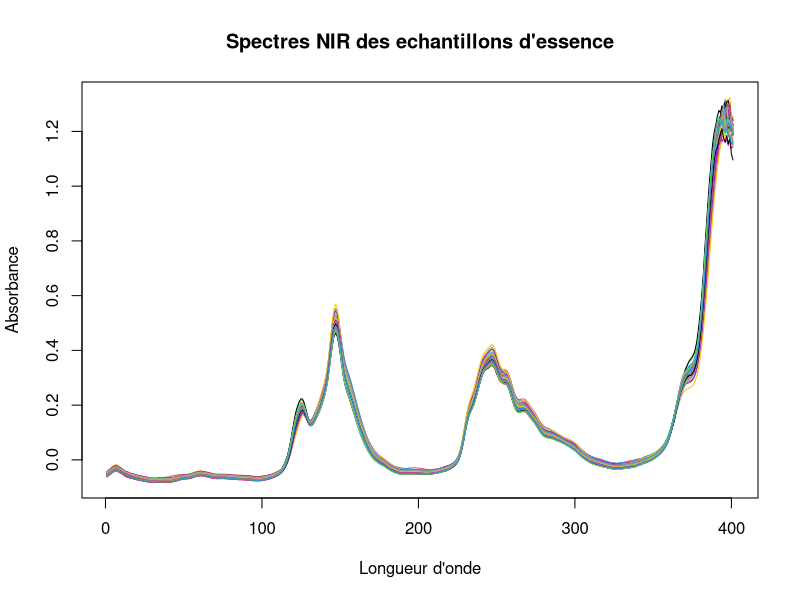
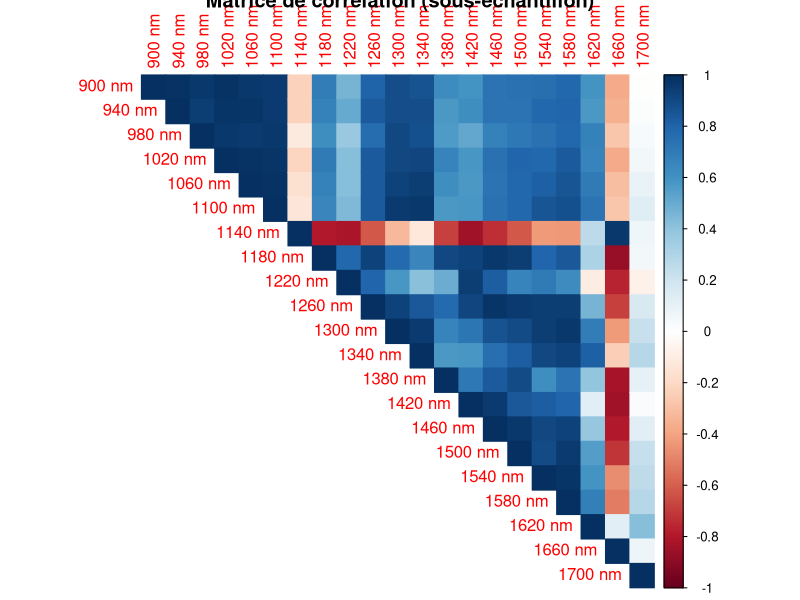
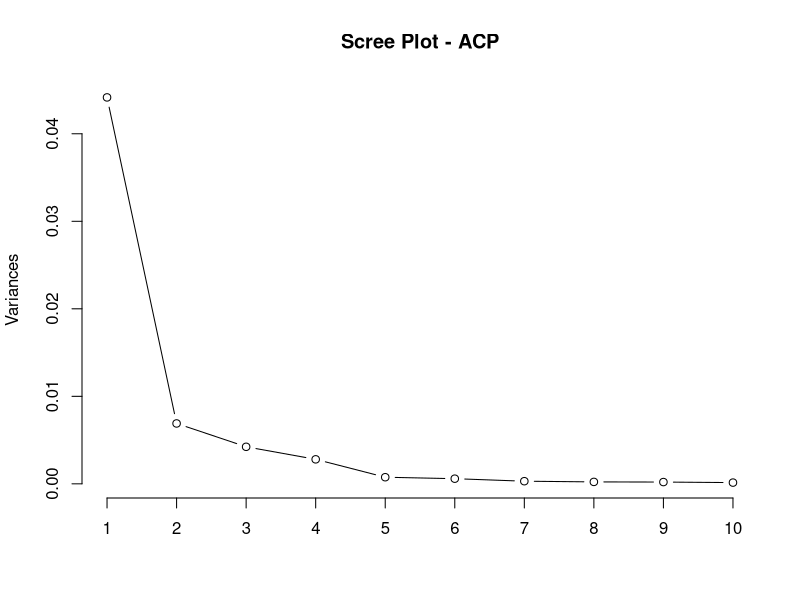
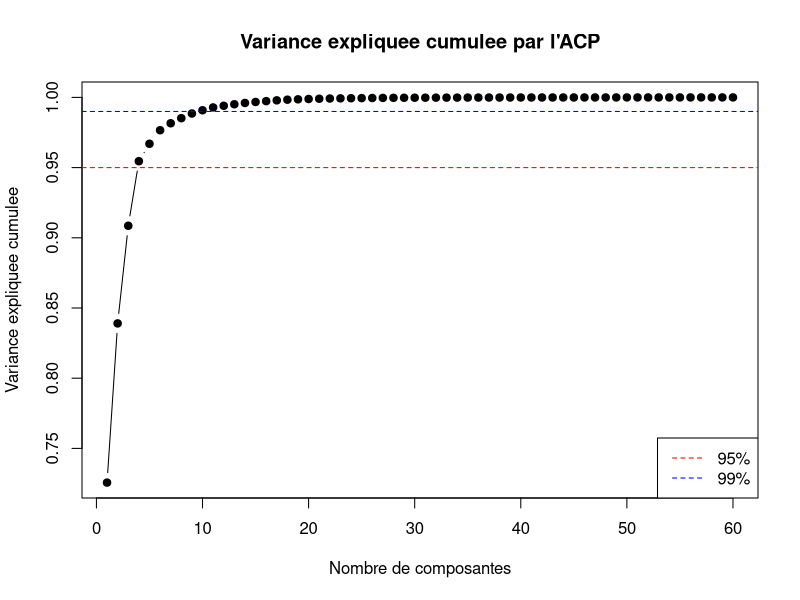
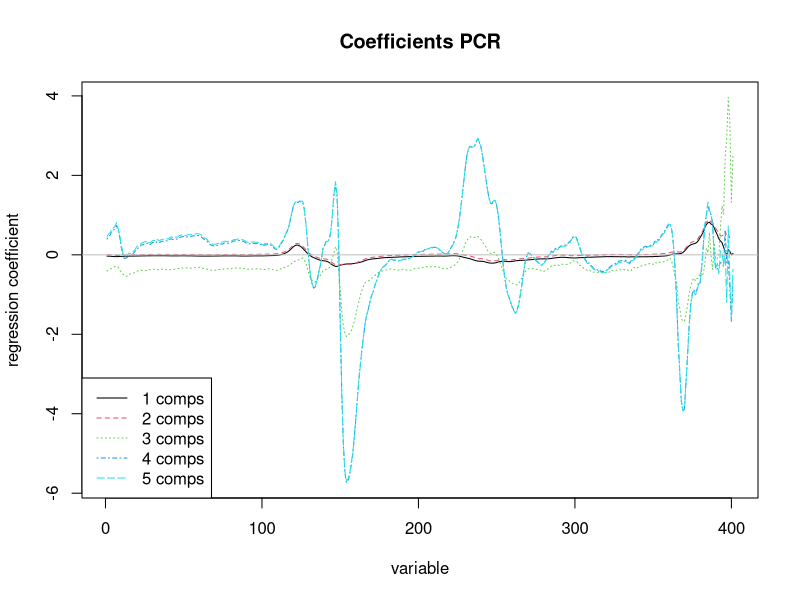
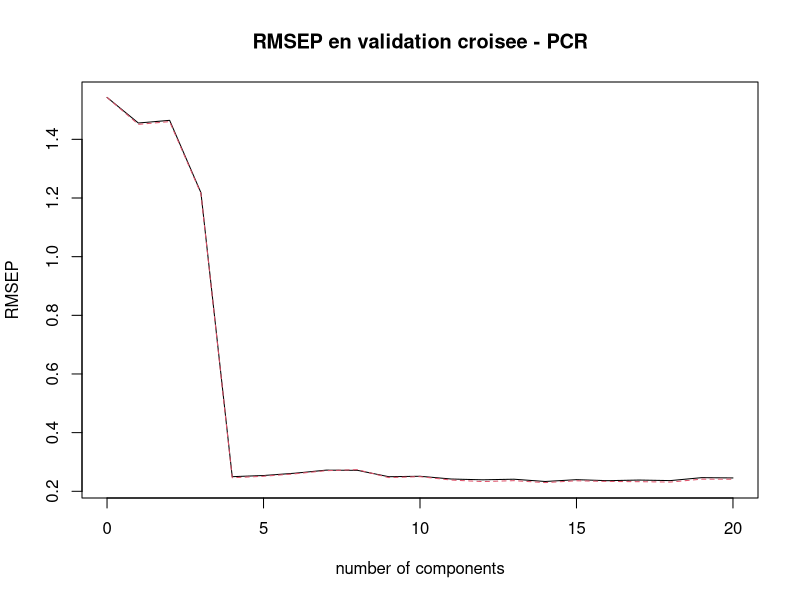
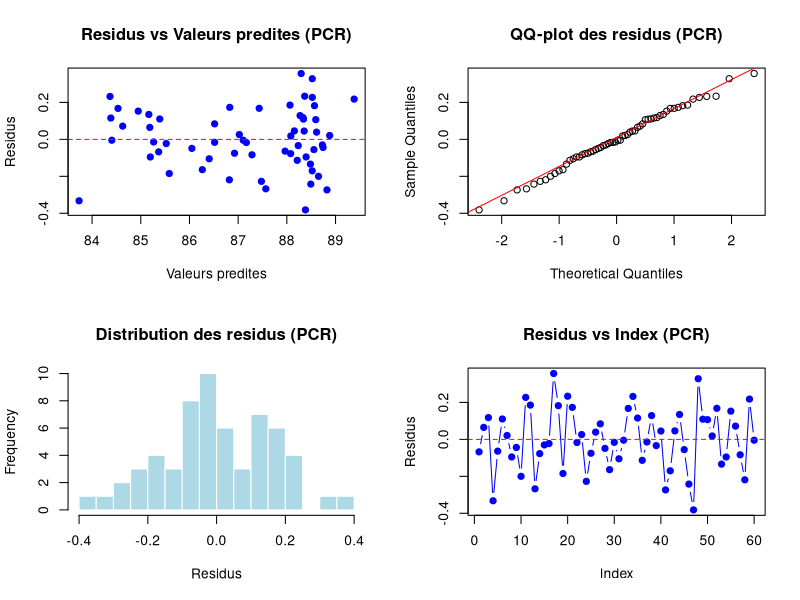
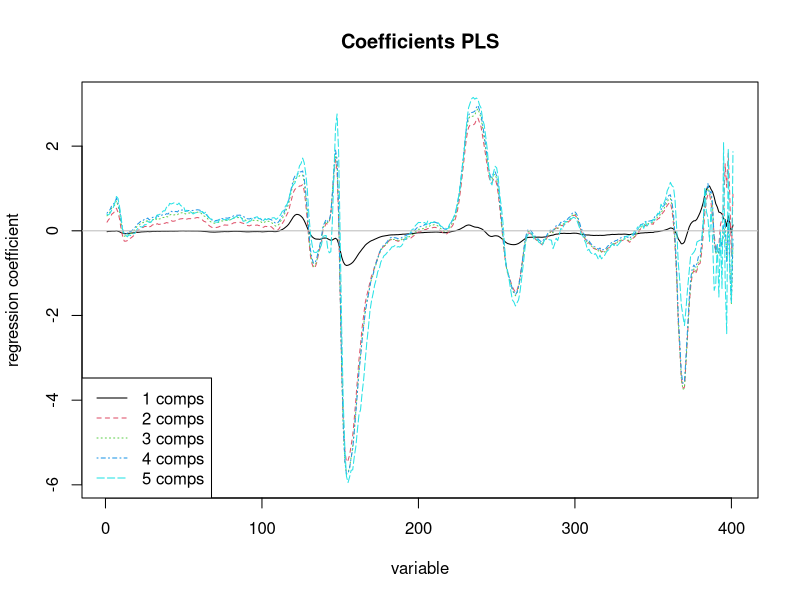

Source code (R) for these figures, in order:
# ------------------------------------------------------------
# 1. Installation et chargement des packages
# ------------------------------------------------------------
library(pls)
library(caret)
library(ggplot2)
library(corrplot)


# 2. Chargement et description du jeu de donnees gasoline
data(gasoline)

# - gasoline$octane : variable a expliquer (indice d'octane)
# - gasoline$NIR    : spectres infrarouges (variables explicatives)
#   401 variables spectrales mesurees sur 60 echantillons d'essence

dim(gasoline$NIR)
str(gasoline)

summary(gasoline$octane)
apply(gasoline$NIR, 2, summary)

# Visualisation des spectres
plot(1:401, gasoline$NIR[1, ], type = "l", ylim = range(gasoline$NIR),
     xlab = "Longueur d'onde", ylab = "Absorbance",
     main = "Spectres NIR des echantillons d'essence")
for (i in 2:nrow(gasoline$NIR)) {
  lines(1:401, gasoline$NIR[i, ], col = i)
}

cor_matrix <- cor(gasoline$NIR[, seq(1, 401, by = 20)])
corrplot(cor_matrix, method = "color", type = "upper",
         title = "Matrice de correlation (sous-echantillon)")

# On observe des correlations tres elevees entre les variables spectrales
# (proches de 1), ce qui indique une forte multicolinearte.
# Ce phénomène est typique des données spectrales et justifie l'utilisation
# de methodes comme PCR ou PLS.


# 3. Regression lineaire multiple

X <- as.data.frame(unclass(gasoline$NIR))
colnames(X) <- paste0("X", seq_len(ncol(X)))
df <- data.frame(octane = gasoline$octane, X)

lm_model <- lm(octane ~ ., data = df)
summary(lm_model)

# 4. ACP sur les variables explicatives

pca_model <- prcomp(gasoline$NIR, center = TRUE, scale. = FALSE)


# 5. Analyse de l'ACP et nombre d'axes a retenir

summary(pca_model)

plot(pca_model, type = "l", main = "Scree Plot - ACP")

var_explained <- cumsum(pca_model$sdev^2) / sum(pca_model$sdev^2)
plot(var_explained, type = "b", pch = 19,
     xlab = "Nombre de composantes", ylab = "Variance expliquee cumulee",
     main = "Variance expliquee cumulee par l'ACP")
abline(h = 0.95, col = "red", lty = 2)
abline(h = 0.99, col = "blue", lty = 2)
legend("bottomright", legend = c("95%", "99%"), col = c("red", "blue"), lty = 2)

# 6. Ajustement d'un modele PCR

pcr_model <- pcr(octane ~ NIR, ncomp = 20, data = gasoline, validation = "CV")

# 7. Exploration du modele PCR
#
summary(pcr_model)

plot(pcr_model, plottype = "coef", ncomp = 1:5, legendpos = "bottomleft",
     main = "Coefficients PCR")

plot(pcr_model, plottype = "validation", val.type = "RMSEP",
     main = "RMSEP en validation croisee - PCR")


validation_stats <- RMSEP(pcr_model, estimate = "CV")
best_ncomp_pcr <- which.min(validation_stats$val[1, 1, ]) - 1
print(paste("Nombre optimal de composantes PCR :", best_ncomp_pcr))

# 8. MSE du modele PCR

pred_pcr <- predict(pcr_model, ncomp = best_ncomp_pcr, newdata = gasoline)
mse_pcr <- mean((gasoline$octane - pred_pcr)^2)
print(
  paste(
    "MSE PCR (apprentissage, ncomp =", best_ncomp_pcr, ") :", round(mse_pcr, 4)
  )
)

msep_pcr <- validation_stats$val[1, 1, best_ncomp_pcr + 1]^2
print(
  paste(
    "MSEP PCR (validation croisee, ncomp =", best_ncomp_pcr, ") :",
    round(msep_pcr, 4)
  )
)

# 9. Residus du modele PCR
resid_pcr <- gasoline$octane - pred_pcr

par(mfrow = c(2, 2))

plot(pred_pcr, resid_pcr, pch = 19, col = "blue",
     xlab = "Valeurs predites", ylab = "Residus",
     main = "Residus vs Valeurs predites (PCR)")
abline(h = 0, col = "red", lty = 2)

qqnorm(resid_pcr, main = "QQ-plot des residus (PCR)")
qqline(resid_pcr, col = "red")

hist(resid_pcr, breaks = 15, col = "lightblue", border = "white",
     main = "Distribution des residus (PCR)", xlab = "Residus")

plot(
     seq_along(resid_pcr), resid_pcr, type = "b", pch = 19, col = "blue",
     xlab = "Index", ylab = "Residus",
     main = "Residus vs Index (PCR)")
abline(h = 0, col = "red", lty = 2)
par(mfrow = c(1, 1))

# 10. Ajustement d'un modele PLS

pls_model <- plsr(octane ~ NIR, ncomp = 20, data = gasoline, validation = "CV")

# 11. Exploration du modele PLS

summary(pls_model)

plot(pls_model, plottype = "coef", ncomp = 1:5, legendpos = "bottomleft",
     main = "Coefficients PLS")

plot(pls_model, plottype = "validation", val.type = "RMSEP",
     main = "RMSEP en validation croisee - PLS")

validation_stats_pls <- RMSEP(pls_model, estimate = "CV")
best_ncomp_pls <- which.min(validation_stats_pls$val[1, 1, ]) - 1
print(paste("Nombre optimal de composantes PLS :", best_ncomp_pls))
